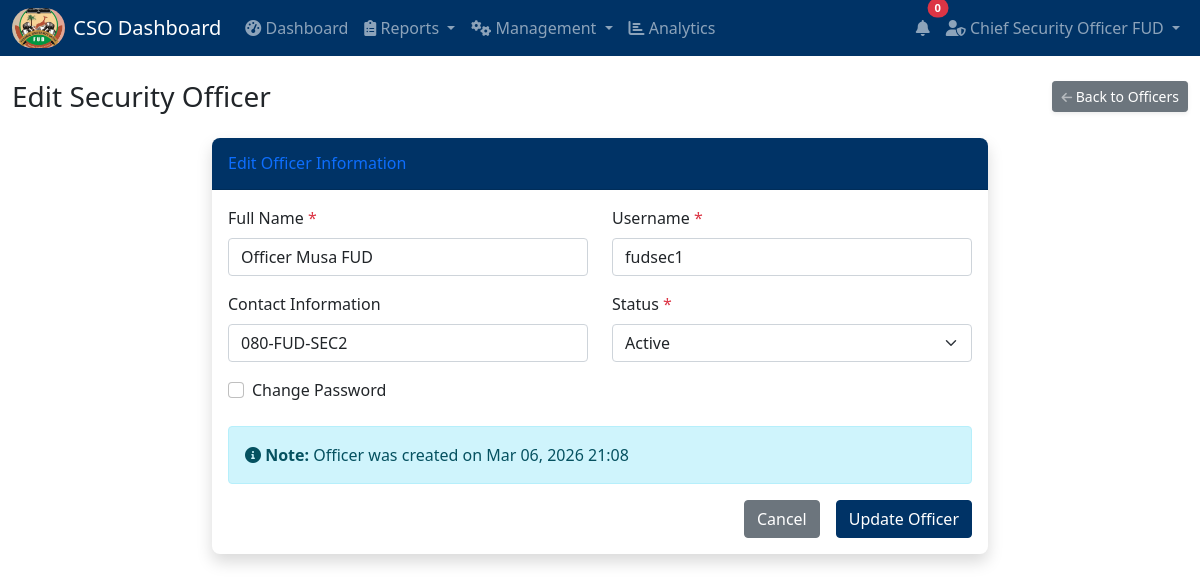
The app's page /cso/edit_officer.php?id=2 (signed in) with its own data.
### tables this page shows
CREATE TABLE `users` (
  `id` int(11) NOT NULL AUTO_INCREMENT,
  `name` varchar(100) NOT NULL,
  `username` varchar(50) NOT NULL,
  `password` varchar(255) NOT NULL,
  `role` enum('CSO','Officer') NOT NULL,
  `contact` varchar(20) DEFAULT NULL,
  `status` enum('active','inactive') DEFAULT 'active',
  `created_at` timestamp NOT NULL DEFAULT current_timestamp(),
  PRIMARY KEY (`id`),
  UNIQUE KEY `username` (`username`)
);

### config/functions.php (called while the page is built, shortened)
<?php
function formatDate($date) {
    return date('M d, Y H:i', strtotime($date));
}
?>

### cso/edit_officer.php (the view, shortened to what this page needs)
<?php
require_once '../config/functions.php';
$database = new Database();
$db = $database->getConnection();
$officer_id = isset($_GET['id']) ? intval($_GET['id']) : 0;
$query = "SELECT * FROM users WHERE id = :id AND role = 'Officer'";
$stmt = $db->prepare($query);
$stmt->bindParam(":id", $officer_id);
$stmt->execute();
$officer = $stmt->fetch(PDO::FETCH_ASSOC);
?>
<?php include '../includes/header.php'; ?>
<?php include 'includes/cso_navbar.php'; ?>
<div class="container-fluid mt-4">
    <div class="d-sm-flex align-items-center justify-content-between mb-4">
        <h1 class="h3 mb-0 text-gray-800">Edit Security Officer</h1>
        <a href="officers.php" class="d-none d-sm-inline-block btn btn-sm btn-secondary shadow-sm">
            <i class="fas fa-arrow-left fa-sm text-white-50"></i> Back to Officers
        </a>
    </div>
    <div class="row justify-content-center">
        <div class="col-lg-8">
            <div class="card shadow mb-4">
                <div class="card-header py-3">
                    <h6 class="m-0 font-weight-bold text-primary">Edit Officer Information</h6>
                </div>
                <div class="card-body">
                    <form method="POST" class="needs-validation" novalidate>
                        <div class="row">
                            <div class="col-md-6 mb-3">
                                <label for="name" class="form-label">Full Name <span class="text-danger">*</span></label>
                                <input type="text" class="form-control" id="name" name="name"
                                       value="<?= htmlspecialchars($officer['name']) ?>" required>
                            </div>
                            <div class="col-md-6 mb-3">
                                <label for="username" class="form-label">Username <span class="text-danger">*</span></label>
                                <input type="text" class="form-control" id="username" name="username"
                                       value="<?= htmlspecialchars($officer['username']) ?>" required>
                            </div>
                        </div>
                        <div class="row">
                            <div class="col-md-6 mb-3">
                                <label for="contact" class="form-label">Contact Information</label>
                                <input type="text" class="form-control" id="contact" name="contact"
                                       value="<?= htmlspecialchars($officer['contact'] ?? '') ?>"
                                       placeholder="Phone number or email">
                            </div>
                            <div class="col-md-6 mb-3">
                                <label for="status" class="form-label">Status <span class="text-danger">*</span></label>
                                <select class="form-select" id="status" name="status" required>
                                    <option value="active" <?= $officer['status'] == 'active' ? 'selected' : '' ?>>Active</option>
                                </select>
                            </div>
                        </div>
                        <div class="mb-4">
                            <div class="form-check mb-3">
                                <input class="form-check-input" type="checkbox" id="change_password" name="change_password">
                                <label class="form-check-label" for="change_password">
                                    Change Password
                                </label>
                            </div>
                        </div>
                        <div class="alert alert-info">
                            <i class="fas fa-info-circle"></i>
                            <strong>Note:</strong> Officer was created on <?= formatDate($officer['created_at']) ?>
                        </div>
                        <div class="d-grid gap-2 d-md-flex justify-content-md-end">
                            <a href="officers.php" class="btn btn-secondary me-md-2">Cancel</a>
                            <button type="submit" class="btn btn-primary">Update Officer</button>
                        </div>
                    </form>
                </div>
            </div>
        </div>
    </div>
</div>
<?php include '../includes/footer.php'; ?>

### assets/css/custom.css (style rules this page uses)
:root { --fud-primary: #003366; --fud-secondary: #FF9900; --fud-accent: #6699CC; }
.btn-primary { background-color: var(--fud-primary); border-color: var(--fud-primary); }
.card { border: none; box-shadow: 0 0.15rem 1.75rem 0 rgba(58, 59, 69, 0.15); border-radius: 0.5rem; }
.card-header { background-color: var(--fud-primary); color: white; font-weight: 600; border-radius: 0.5rem 0.5rem 0 0 !important; }

### records on screen
users: name "Officer Musa FUD", username "fudsec1", contact "080-FUD-SEC2", status "Active", created_at "Mar 06, 2026 21:08"

### other values on screen
$_SESSION['name'] "Chief Security Officer FUD"
